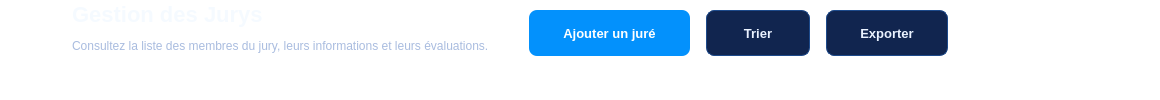
                <widget class="QWidget" name="sectionHeaderWidget">
                 <property name="styleSheet">
                  <string notr="true">background: transparent; border: none;</string>
                 </property>
                 <layout class="QHBoxLayout" name="sectionHeaderHLayout">
                  <property name="spacing">
                   <number>0</number>
                  </property>
                  <property name="leftMargin">
                   <number>8</number>
                  </property>
                  <property name="topMargin">
                   <number>0</number>
                  </property>
                  <property name="rightMargin">
                   <number>212</number>
                  </property>
                  <property name="bottomMargin">
                   <number>0</number>
                  </property>
                  <item alignment="Qt::AlignTop">
                   <widget class="QLabel" name="lblPageIcon">
                    <property name="minimumSize">
                     <size>
                      <width>40</width>
                      <height>40</height>
                     </size>
                    </property>
                    <property name="maximumSize">
                     <size>
                      <width>40</width>
                      <height>40</height>
                     </size>
                    </property>
                    <property name="text">
                     <string />
                    </property>
                    <property name="pixmap">
                     <pixmap resource="resources.qrc">:/img/title_award.png</pixmap>
                    </property>
                    <property name="scaledContents">
                     <bool>true</bool>
                    </property>
                    <property name="styleSheet">
                     <string notr="true">background: transparent; border: none;</string>
                    </property>
                   </widget>
                  </item>
                  <item>
                   <spacer name="spacerIconeTitre">
                    <property name="orientation">
                     <enum>Qt::Horizontal</enum>
                    </property>
                    <property name="sizeType">
                     <enum>QSizePolicy::Fixed</enum>
                    </property>
                    <property name="sizeHint" stdset="0">
                     <size>
                      <width>24</width>
                      <height>20</height>
                     </size>
                    </property>
                   </spacer>
                  </item>
                  <item alignment="Qt::AlignTop">
                   <widget class="QWidget" name="titleBlockWidget">
                    <property name="styleSheet">
                     <string notr="true">background: transparent; border: none;</string>
                    </property>
                    <layout class="QVBoxLayout" name="titleSubVLayout">
                     <property name="spacing">
                      <number>10</number>
                     </property>
                     <property name="leftMargin">
                      <number>0</number>
                     </property>
                     <property name="topMargin">
                      <number>0</number>
                     </property>
                     <property name="rightMargin">
                      <number>0</number>
                     </property>
                     <property name="bottomMargin">
                      <number>0</number>
                     </property>
                     <item>
                      <widget class="QLabel" name="lblPageTitle">
                       <property name="minimumSize">
                        <size>
                         <width>0</width>
                         <height>28</height>
                        </size>
                       </property>
                       <property name="maximumSize">
                        <size>
                         <width>16777215</width>
                         <height>28</height>
                        </size>
                       </property>
                       <property name="styleSheet">
                        <string notr="true">color: #F5FAFF; font-size: 22px; font-weight: bold; background: transparent; border: none;</string>
                       </property>
                       <property name="text">
                        <string>Gestion des Jurys</string>
                       </property>
                      </widget>
                     </item>
                     <item>
                      <widget class="QLabel" name="lblPageSubtitle">
                       <property name="minimumSize">
                        <size>
                         <width>0</width>
                         <height>16</height>
                        </size>
                       </property>
                       <property name="maximumSize">
                        <size>
                         <width>16777215</width>
                         <height>16</height>
                        </size>
                       </property>
                       <property name="styleSheet">
                        <string notr="true">color: #A9BCDF; font-size: 12px; background: transparent; border: none;</string>
                       </property>
                       <property name="text">
                        <string>Consultez la liste des membres du jury, leurs informations et leurs évaluations.</string>
                       </property>
                      </widget>
                     </item>
                     <item>
                      <spacer name="titleSpacer">
                       <property name="orientation">
                        <enum>Qt::Vertical</enum>
                       </property>
                       <property name="sizeHint" stdset="0">
                        <size>
                         <width>20</width>
                         <height>40</height>
                        </size>
                       </property>
                      </spacer>
                     </item>
                    </layout>
                   </widget>
                  </item>
                  <item>
                   <spacer name="headerSpacer">
                    <property name="orientation">
                     <enum>Qt::Horizontal</enum>
                    </property>
                    <property name="sizeHint" stdset="0">
                     <size>
                      <width>40</width>
                      <height>20</height>
                     </size>
                    </property>
                   </spacer>
                  </item>
                  <item alignment="Qt::AlignTop">
                   <widget class="QWidget" name="headerButtonsWidget">
                    <property name="styleSheet">
                     <string notr="true">background: transparent; border: none;</string>
                    </property>
                    <layout class="QHBoxLayout" name="headerButtonsHLayout">
                     <property name="spacing">
                      <number>16</number>
                     </property>
                     <property name="leftMargin">
                      <number>0</number>
                     </property>
                     <property name="topMargin">
                      <number>10</number>
                     </property>
                     <property name="rightMargin">
                      <number>0</number>
                     </property>
                     <property name="bottomMargin">
                      <number>0</number>
                     </property>
                     <item>
                      <widget class="QPushButton" name="btnHeaderAjouter">
                       <property name="minimumSize">
                        <size>
                         <width>161</width>
                         <height>46</height>
                        </size>
                       </property>
                       <property name="maximumSize">
                        <size>
                         <width>161</width>
                         <height>46</height>
                        </size>
                       </property>
                       <property name="cursor">
                        <cursorShape>PointingHandCursor</cursorShape>
                       </property>
                       <property name="styleSheet">
                        <string notr="true">QPushButton { background-color: #0391FC; color: #FFFFFF; border: none; border-radius: 8px; padding: 0px 16px; font-size: 13px; font-weight: bold; } QPushButton:hover { background-color: #1AA0FF; } QPushButton:pressed { background-color: #0079D6; } QPushButton:disabled { background-color: #17407A; color: #6F86B3; }</string>
                       </property>
                       <property name="text">
                        <string>Ajouter un juré</string>
                       </property>
                       <property name="icon">
                        <iconset resource="resources.qrc">
                         <normaloff>:/img/plus.png</normaloff>:/img/plus.png</iconset>
                       </property>
                       <property name="iconSize">
                        <size>
                         <width>14</width>
                         <height>14</height>
                        </size>
                       </property>
                      </widget>
                     </item>
                     <item>
                      <widget class="QPushButton" name="btnTrierJury">
                       <property name="minimumSize">
                        <size>
                         <width>104</width>
                         <height>46</height>
                        </size>
                       </property>
                       <property name="maximumSize">
                        <size>
                         <width>104</width>
                         <height>46</height>
                        </size>
                       </property>
                       <property name="cursor">
                        <cursorShape>PointingHandCursor</cursorShape>
                       </property>
                       <property name="styleSheet">
                        <string notr="true">QPushButton { background-color: #11254F; color: #EAF2FF; border: 1px solid #1D4A8B; border-radius: 8px; padding: 0px 16px; font-size: 13px; font-weight: 600; } QPushButton:hover { background-color: #173266; border-color: #2F6FD8; } QPushButton:pressed { background-color: #0E1F42; } QPushButton:disabled { color: #6F86B3; }</string>
                       </property>
                       <property name="text">
                        <string>Trier</string>
                       </property>
                       <property name="icon">
                        <iconset resource="resources.qrc">
                         <normaloff>:/img/sort.png</normaloff>:/img/sort.png</iconset>
                       </property>
                       <property name="iconSize">
                        <size>
                         <width>18</width>
                         <height>18</height>
                        </size>
                       </property>
                      </widget>
                     </item>
                     <item>
                      <widget class="QPushButton" name="btnExporterJury">
                       <property name="minimumSize">
                        <size>
                         <width>122</width>
                         <height>46</height>
                        </size>
                       </property>
                       <property name="maximumSize">
                        <size>
                         <width>122</width>
                         <height>46</height>
                        </size>
                       </property>
                       <property name="cursor">
                        <cursorShape>PointingHandCursor</cursorShape>
                       </property>
                       <property name="styleSheet">
                        <string notr="true">QPushButton { background-color: #11254F; color: #EAF2FF; border: 1px solid #1D4A8B; border-radius: 8px; padding: 0px 16px; font-size: 13px; font-weight: 600; } QPushButton:hover { background-color: #173266; border-color: #2F6FD8; } QPushButton:pressed { background-color: #0E1F42; } QPushButton:disabled { color: #6F86B3; }</string>
                       </property>
                       <property name="text">
                        <string>Exporter</string>
                       </property>
                       <property name="icon">
                        <iconset resource="resources.qrc">
                         <normaloff>:/img/download.png</normaloff>:/img/download.png</iconset>
                       </property>
                       <property name="iconSize">
                        <size>
                         <width>16</width>
                         <height>16</height>
                        </size>
                       </property>
                      </widget>
                     </item>
                    </layout>
                   </widget>
                  </item>
                 </layout>
                </widget>
